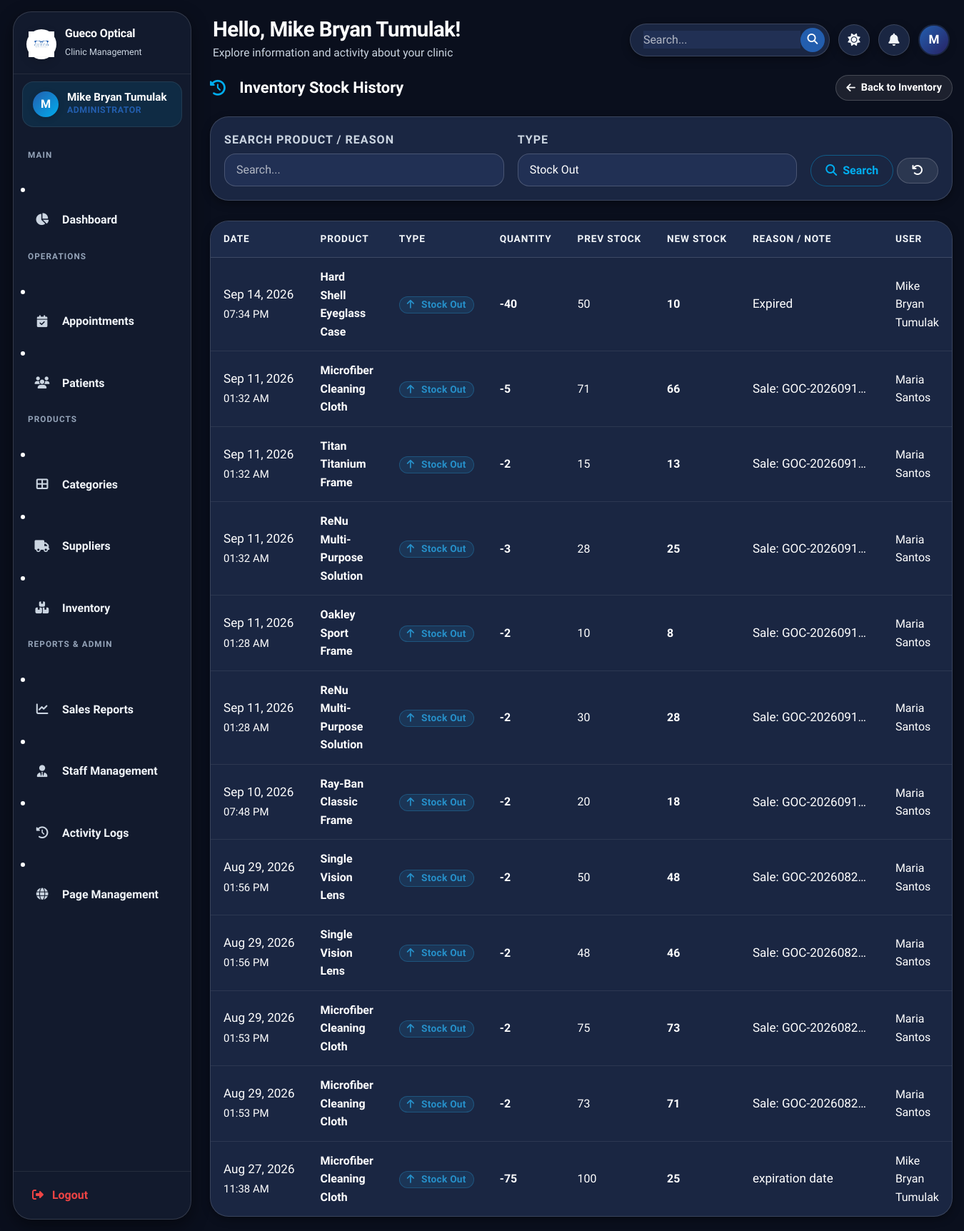
/admin/inventory_logs.php?type=stock_out (signed in), run on the app's committed database.
### tables this page shows
CREATE TABLE `users` (
  `id` int(11) NOT NULL AUTO_INCREMENT,
  `full_name` varchar(100) NOT NULL,
  `email` varchar(100) NOT NULL,
  `password` varchar(255) NOT NULL,
  `role` enum('admin','doctor','saleslady') NOT NULL,
  `phone` varchar(20) DEFAULT NULL,
  `status` enum('active','inactive') DEFAULT 'active',
  `profile_photo` varchar(255) DEFAULT NULL,
  `created_at` timestamp NOT NULL DEFAULT current_timestamp(),
  `updated_at` timestamp NOT NULL DEFAULT current_timestamp() ON UPDATE current_timestamp(),
  PRIMARY KEY (`id`),
  UNIQUE KEY `email` (`email`)
);

CREATE TABLE `inventory_logs` (
  `id` int(11) NOT NULL AUTO_INCREMENT,
  `product_id` int(11) NOT NULL,
  `type` enum('stock_in','stock_out','adjustment') NOT NULL,
  `quantity` int(11) NOT NULL,
  `previous_stock` int(11) NOT NULL,
  `new_stock` int(11) NOT NULL,
  `reason` text DEFAULT NULL,
  `reference_id` int(11) DEFAULT NULL,
  `user_id` int(11) NOT NULL,
  `created_at` timestamp NOT NULL DEFAULT current_timestamp(),
  PRIMARY KEY (`id`),
  KEY `product_id` (`product_id`),
  KEY `user_id` (`user_id`),
  CONSTRAINT `inventory_logs_ibfk_1` FOREIGN KEY (`product_id`) REFERENCES `products` (`id`) ON DELETE CASCADE,
  CONSTRAINT `inventory_logs_ibfk_2` FOREIGN KEY (`user_id`) REFERENCES `users` (`id`)
);

CREATE TABLE `products` (
  `id` int(11) NOT NULL AUTO_INCREMENT,
  `category_id` int(11) NOT NULL,
  `tier` enum('budget','mid','high') NOT NULL DEFAULT 'budget',
  `supplier_id` int(11) DEFAULT NULL,
  `name` varchar(150) NOT NULL,
  `product_code` varchar(100) DEFAULT NULL,
  `description` text DEFAULT NULL,
  `image` varchar(255) DEFAULT NULL,
  `price` decimal(10,2) NOT NULL DEFAULT 0.00,
  `stock_quantity` int(11) NOT NULL DEFAULT 0,
  `low_stock_alert` int(11) NOT NULL DEFAULT 5,
  `status` enum('active','inactive') DEFAULT 'active',
  `created_at` timestamp NOT NULL DEFAULT current_timestamp(),
  `updated_at` timestamp NOT NULL DEFAULT current_timestamp() ON UPDATE current_timestamp(),
  PRIMARY KEY (`id`),
  UNIQUE KEY `unique_product_name` (`name`),
  KEY `category_id` (`category_id`),
  KEY `supplier_id` (`supplier_id`),
  KEY `idx_products_tier` (`tier`),
  CONSTRAINT `products_ibfk_1` FOREIGN KEY (`category_id`) REFERENCES `categories` (`id`),
  CONSTRAINT `products_ibfk_2` FOREIGN KEY (`supplier_id`) REFERENCES `suppliers` (`id`) ON DELETE SET NULL
);

### config/functions.php (called while the page is built, shortened)
<?php
function getCurrentUser(): ?array {
    try {
        $db = getDB();
        $stmt = $db->prepare("SELECT id, full_name, role, email, phone, status FROM users WHERE id = ?");
        $stmt->execute([$_SESSION['user_id']]);
        $user = $stmt->fetch();
        if ($user) {
            $currentUser = $user;
            return $currentUser;
        }
    } catch (Exception $e) {
    }
    $currentUser = [
        'id'        => $_SESSION['user_id'] ?? 0,
        'full_name' => $_SESSION['user_name'] ?? 'User',
        'role'      => $_SESSION['user_role'] ?? 'guest',
        'email'     => $_SESSION['user_email'] ?? '',
    ];
    return $currentUser;
}
function getRoleLabel(string $role): string {
    return match($role) {
        'admin'     => 'Administrator',
        'doctor'    => 'Optometrist',
        'saleslady' => 'Saleslady / Cashier',
        default     => ucfirst($role),
    };
}
function sanitize(?string $value): string {
    return htmlspecialchars(strip_tags(trim($value)), ENT_QUOTES, 'UTF-8');
}
function paginate(int $total, int $perPage, int $currentPage): array {
    $totalPages = (int) ceil($total / $perPage);
    $offset = ($currentPage - 1) * $perPage;
    return [
        'total'       => $total,
        'per_page'    => $perPage,
        'current'     => $currentPage,
        'total_pages' => $totalPages,
        'pages'       => $totalPages,
        'offset'      => $offset,
        'has_prev'    => $currentPage > 1,
        'has_next'    => $currentPage < $totalPages,
    ];
}
function getClinicLogoUrl(string $basePrefix = ''): string {
    static $cachedLogo = null;
    try {
        $db = getDB();
        $stmt = $db->prepare("SELECT setting_value FROM site_settings WHERE setting_key = 'clinic_logo' LIMIT 1");
        $stmt->execute();
        $custom = $stmt->fetchColumn();
        if (!empty($custom) && file_exists(__DIR__ . '/../' . ltrim($custom, '/'))) {
            $cachedLogo = ltrim($custom, '/');
        } else {
            $cachedLogo = 'assets/images/logo.png';
        }
    } catch (Throwable $e) {
        $cachedLogo = 'assets/images/logo.png';
    }
    $realFile = __DIR__ . '/../' . $cachedLogo;
    $ver = file_exists($realFile) ? filemtime($realFile) : '2';
    $cachedLogo .= '?v=' . $ver;
    return $basePrefix . $cachedLogo;
}

### admin/inventory_logs.php (the view, shortened to what this page needs)
<?php
require_once __DIR__ . '/../config/functions.php';
$db = getDB();
$search = sanitize($_GET['search'] ?? '');
$typeFilter = $_GET['type'] ?? '';
$page = max(1, (int)($_GET['page'] ?? 1));
$perPage = 15;
$where = ['1=1']; $params = [];
if ($typeFilter) {
    $where[] = 'l.type = ?';
    $params[] = $typeFilter;
}
$whereStr = implode(' AND ', $where);
$countStmt = $db->prepare("
    SELECT COUNT(*) as c
    FROM inventory_logs l
    JOIN products p ON p.id = l.product_id
    WHERE $whereStr
");
$countStmt->execute($params);
$total = (int)($countStmt->fetch()['c'] ?? 0);
$pagination = paginate($total, $perPage, $page);
$limit = (int)$perPage;
$offset = (int)$pagination['offset'];
$logsStmt = $db->prepare("
    SELECT l.*, p.name as product_name, u.full_name as user_name
    FROM inventory_logs l
    JOIN products p ON p.id = l.product_id
    LEFT JOIN users u ON u.id = l.user_id
    WHERE $whereStr
    ORDER BY l.created_at DESC
    LIMIT $limit OFFSET $offset
");
$logsStmt->execute($params);
$logs = $logsStmt->fetchAll() ?: [];
$extraHead = '<link rel="stylesheet" href="'.BASE_URL.'assets/css/pages/inventory_logs.css">';
include __DIR__ . '/../includes/header.php';
?>
<div class="section-header">
  <h5><i class="fas fa-history me-2" style="color:var(--clr-info)"></i>Inventory Stock History</h5>
  <div>
    <a href="inventory.php" class="btn btn-secondary btn-sm"><i class="fas fa-arrow-left"></i> Back to Inventory</a>
  </div>
</div>
<div class="card" style="background:var(--bg-card); border-color:var(--border-color); margin-bottom:1.5rem;">
  <div class="card-body" style="padding:1rem;">
    <form method="GET" style="display:flex; gap:1rem; flex-wrap:wrap; align-items:flex-end;">
      <div style="flex:1; min-width:200px;">
        <label class="form-label" style="color:var(--text-muted); font-size:0.85rem;">Search Product / Reason</label>
        <input type="text" name="search" class="form-control" placeholder="Search..." value="<?= htmlspecialchars($search) ?>">
      </div>
      <div style="flex:1; min-width:150px;">
        <label class="form-label" style="color:var(--text-muted); font-size:0.85rem;">Type</label>
        <select name="type" class="form-select">
          <option value="stock_out" <?= $typeFilter==='stock_out'?'selected':'' ?>>Stock Out</option>
        </select>
      </div>
      <div>
        <button type="submit" class="btn btn-outline-primary"><i class="fas fa-search"></i> Search</button>
        <a href="inventory_logs.php" class="btn btn-secondary"><i class="fas fa-undo"></i></a>
      </div>
    </form>
  </div>
</div>
<div class="table-wrapper">
  <div class="table-responsive">
    <table class="table">
      <thead>
        <tr>
          <th>Date</th>
          <th>Product</th>
          <th>Type</th>
          <th>Quantity</th>
          <th>Prev Stock</th>
          <th>New Stock</th>
          <th>Reason / Note</th>
          <th>User</th>
        </tr>
      </thead>
      <tbody>
        <?php if (empty($logs)): ?>
        <tr>
          <td colspan="8">
            <div class="empty-state" style="text-align:center; padding:3rem 1rem; color:var(--text-muted);">
              <div class="empty-icon" style="font-size:2.5rem; margin-bottom:1rem; opacity:0.5;"><i class="fas fa-clipboard-list"></i></div>
              <h6>No stock history found</h6>
            </div>
          </td>
        </tr>
        <?php else: ?>
        <?php foreach ($logs as $l): ?>
        <tr>
          <td style="white-space:nowrap; color:var(--text-muted); font-size:0.9rem;">
            <?= date('M d, Y', strtotime($l['created_at'])) ?><br>
            <small><?= date('h:i A', strtotime($l['created_at'])) ?></small>
          </td>
          <td><strong style="color:var(--text-primary)"><?= sanitize($l['product_name']) ?></strong></td>
          <td>
            <?php if ($l['type'] === 'stock_in'): ?>
              <span class="badge bg-success"><i class="fas fa-arrow-down me-1"></i>Stock In</span>
            <?php elseif ($l['type'] === 'stock_out'): ?>
              <span class="badge bg-warning text-dark"><i class="fas fa-arrow-up me-1"></i>Stock Out</span>
            <?php else: ?>
              <span class="badge bg-secondary"><?= sanitize($l['type']) ?></span>
            <?php endif; ?>
          </td>
          <td style="font-weight:bold; color: <?= $l['type']==='stock_in'?'var(--clr-success)':'var(--clr-warning)' ?>">
            <?= $l['type']==='stock_in'?'+':'-' ?><?= $l['quantity'] ?>
          </td>
          <td style="color:var(--text-muted)"><?= $l['previous_stock'] ?></td>
          <td style="font-weight:bold; color:var(--text-primary)"><?= $l['new_stock'] ?></td>
          <td style="color:var(--text-muted); font-size:0.9rem; max-width:200px; white-space:nowrap; overflow:hidden; text-overflow:ellipsis;" title="<?= sanitize($l['reason']) ?>">
            <?= sanitize($l['reason']) ?: '?' ?>
          </td>
          <td><?= sanitize($l['user_name'] ?? 'System') ?></td>
        </tr>
        <?php endforeach; ?>
        <?php endif; ?>
      </tbody>
    </table>
  </div>
</div>
<?php include __DIR__ . '/../includes/footer.php'; ?>

### includes/header.php (shortened to what this page needs)
<?php
require_once __DIR__ . '/../config/functions.php';
$user        = getCurrentUser();
$fullName    = $user['full_name'] ?? 'Admin';
$initials    = strtoupper(substr($fullName, 0, 1));
$userTheme = $_COOKIE['gueco_theme'] ?? ($_COOKIE['theme'] ?? 'dark');
$currentTheme = ($userTheme === 'light') ? 'light' : 'dark';
?>
<!DOCTYPE html>
<html lang="en" data-theme="<?= $currentTheme ?>">
<head>
  <link href="https://cdn.jsdelivr.net/npm/bootstrap@5.3.3/dist/css/bootstrap.min.css" rel="stylesheet">
  <link rel="stylesheet" href="https://cdnjs.cloudflare.com/ajax/libs/font-awesome/6.5.0/css/all.min.css">
  <link rel="stylesheet" href="<?= BASE_URL ?>assets/css/style.css?v=<?= time() ?>">
  <?php if (isset($extraHead)) echo $extraHead; ?>
</head>
<body>
<div class="app-wrapper">
  <aside class="sidebar" id="sidebar">
    <div class="sidebar-logo">
      <div class="logo-icon">
        <img src="<?= htmlspecialchars(getClinicLogoUrl(BASE_URL)) ?>" alt="Logo" style="width:100%; height:100%; object-fit:contain;">
      </div>
      <div class="logo-text">
        <h6>Gueco Optical</h6>
        <span>Clinic Management</span>
      </div>
    </div>
    <div class="sidebar-user">
      <div class="user-avatar">
        <span><?= $initials ?></span>
      </div>
      <div class="user-info">
        <div class="user-name"><?= sanitize($fullName) ?></div>
        <div class="user-role"><?= getRoleLabel($user['role'] ?? '') ?></div>
      </div>
    </div>
    <nav class="sidebar-nav">
      <?php include __DIR__ . '/sidebar.php'; ?>
    </nav>
    <div class="sidebar-bottom">
      <a href="<?= BASE_URL ?>logout.php" class="nav-link">
        <div class="nav-icon" style="color:var(--clr-danger)"><i class="fas fa-sign-out-alt"></i></div>
        <span>Logout</span>
      </a>
    </div>
  </aside>
  <div class="main-content">
    <header class="app-header">
      <div class="header-left">
        <div class="header-greeting">
          <h4>Hello, <?= sanitize($fullName) ?>!</h4>
          <p>Explore information and activity about your clinic</p>
        </div>
      </div>
      <div class="header-right">
        <div class="header-search-wrap">
          <input type="text" placeholder="Search..." aria-label="Search">
          <button type="button" class="header-search-btn" title="Search">
            <i class="fas fa-search"></i>
          </button>
        </div>
        <button class="header-icon-btn" id="themeToggle" title="Toggle Theme">
          <i class="fas fa-moon" id="themeIcon"></i>
        </button>
        <div class="dropdown" id="notifDropdownWrap">
          <button class="header-icon-btn" type="button" data-bs-toggle="dropdown" aria-expanded="false" title="Notifications">
            <i class="fas fa-bell"></i>
          </button>
        </div>
        <div class="header-avatar" title="<?= sanitize($fullName) ?>">
          <?= $initials ?>
        </div>
      </div>
    </header>
    <div class="page-content">

### data on the page
users: full_name "M", full_name "Mike Bryan Tumulak", role "ADMINISTRATOR"
inventory_logs: created_at "Sep 14, 2026", created_at "07:34 PM", product.name "Hard Shell Eyeglass Case", type "stock_out" (drawn), quantity "40", previous_stock "50", new_stock "10", reason "Expired", user.full_name "Mike Bryan Tumulak"
inventory_logs: created_at "Sep 11, 2026", created_at "01:32 AM", product.name "Microfiber Cleaning Cloth", type "stock_out" (drawn), quantity "5", previous_stock "71", new_stock "66", reason "Sale: GOC-2026091…", user.full_name "Maria Santos"
inventory_logs: created_at "Sep 11, 2026", created_at "01:32 AM", product.name "Titan Titanium Frame", type "stock_out" (drawn), quantity "2", previous_stock "15", new_stock "13", reason "Sale: GOC-2026091…", user.full_name "Maria Santos"
inventory_logs: created_at "Sep 11, 2026", created_at "01:32 AM", product.name "ReNu Multi-Purpose Solution", type "stock_out" (drawn), quantity "3", previous_stock "28", new_stock "25", reason "Sale: GOC-2026091…", user.full_name "Maria Santos"
inventory_logs: created_at "Sep 11, 2026", created_at "01:28 AM", product.name "Oakley Sport Frame", type "stock_out" (drawn), quantity "2", previous_stock "10", new_stock "8", reason "Sale: GOC-2026091…", user.full_name "Maria Santos"
inventory_logs: created_at "Sep 11, 2026", created_at "01:28 AM", product.name "ReNu Multi-Purpose Solution", type "stock_out" (drawn), quantity "2", previous_stock "30", new_stock "28", reason "Sale: GOC-2026091…", user.full_name "Maria Santos"
inventory_logs: created_at "Sep 10, 2026", created_at "07:48 PM", product.name "Ray-Ban Classic Frame", type "stock_out" (drawn), quantity "2", previous_stock "20", new_stock "18", reason "Sale: GOC-2026091…", user.full_name "Maria Santos"
inventory_logs: created_at "Aug 29, 2026", created_at "01:56 PM", product.name "Single Vision Lens", type "stock_out" (drawn), quantity "2", previous_stock "50", new_stock "48", reason "Sale: GOC-2026082…", user.full_name "Maria Santos"
inventory_logs: created_at "Aug 29, 2026", created_at "01:56 PM", product.name "Single Vision Lens", type "stock_out" (drawn), quantity "2", previous_stock "48", new_stock "46", reason "Sale: GOC-2026082…", user.full_name "Maria Santos"
inventory_logs: created_at "Aug 29, 2026", created_at "01:53 PM", product.name "Microfiber Cleaning Cloth", type "stock_out" (drawn), quantity "2", previous_stock "75", new_stock "73", reason "Sale: GOC-2026082…", user.full_name "Maria Santos"
inventory_logs: created_at "Aug 29, 2026", created_at "01:53 PM", product.name "Microfiber Cleaning Cloth", type "stock_out" (drawn), quantity "2", previous_stock "73", new_stock "71", reason "Sale: GOC-2026082…", user.full_name "Maria Santos"
inventory_logs: created_at "Aug 27, 2026", created_at "11:38 AM", product.name "Microfiber Cleaning Cloth", type "stock_out" (drawn), quantity "75", previous_stock "100", new_stock "25", reason "expiration date", user.full_name "Mike Bryan Tumulak"
